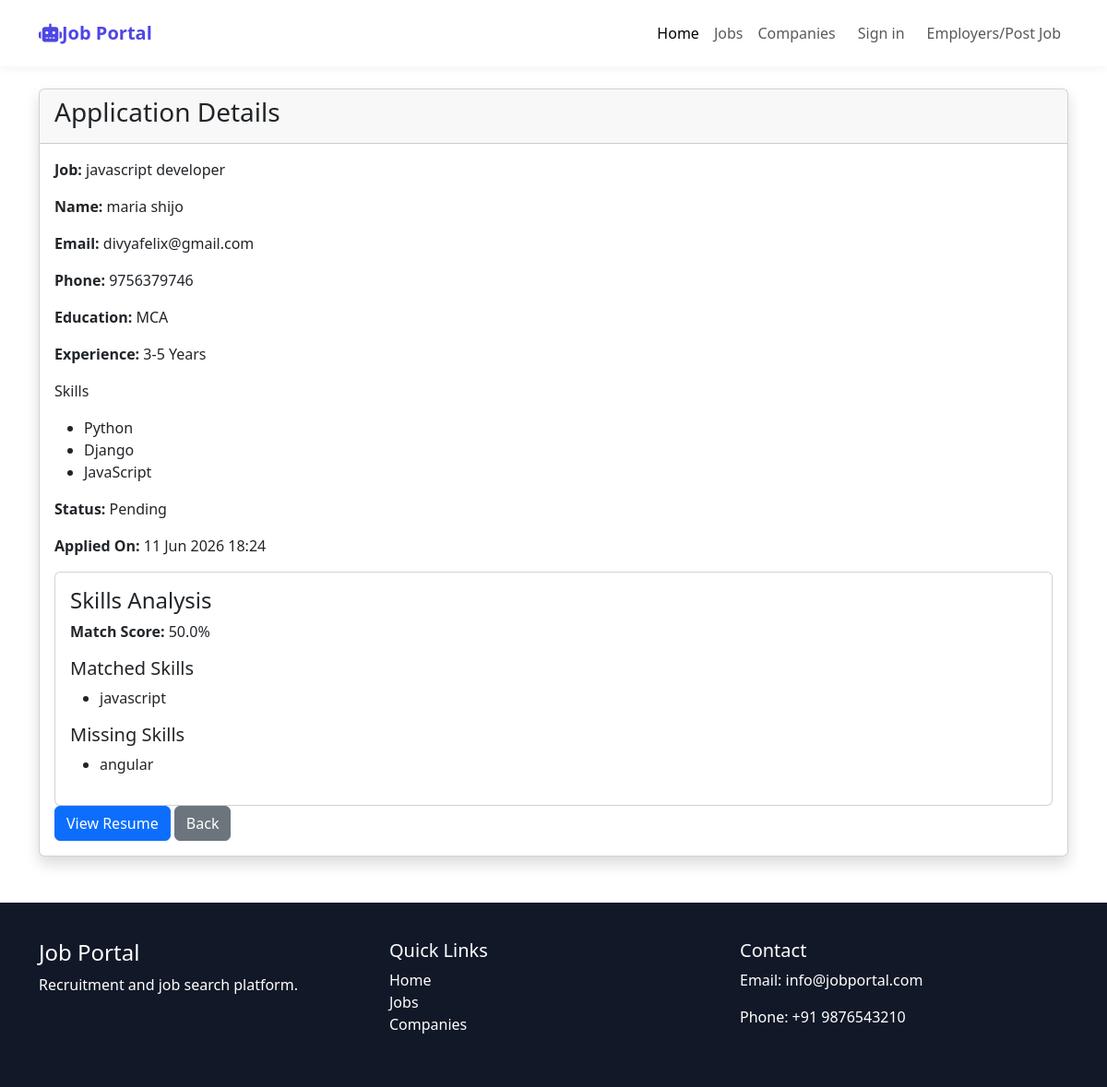
The page /jobs/application/4/ on the database as committed earlier.
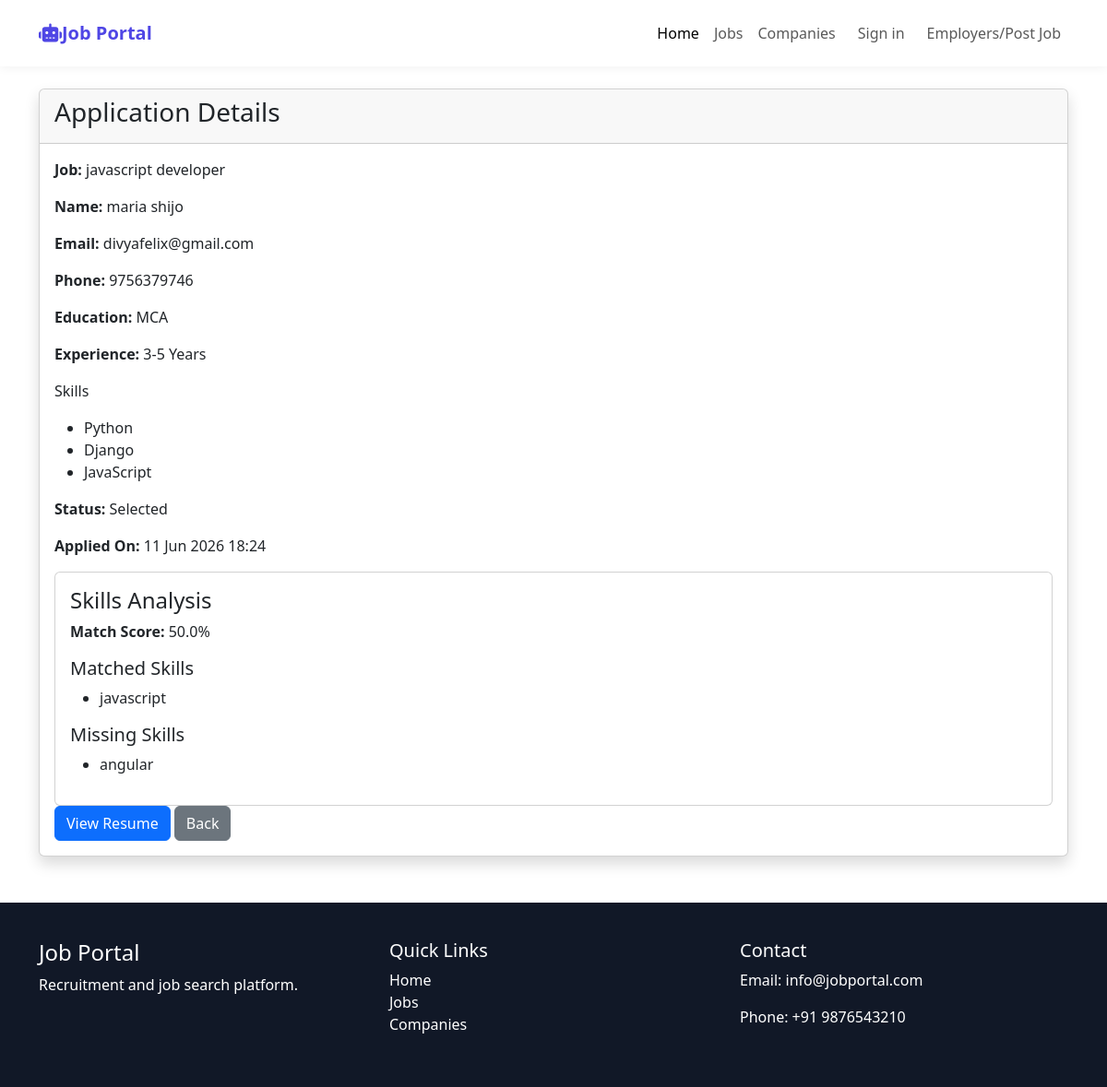
The same page on the database as committed later.
### job/models.py (models this page shows, shortened)
class JobApplication(models.Model):
    STATUS = (
        ('Applied', 'Applied'),
        ('Shortlisted', 'Shortlisted'),
        ('Rejected', 'Rejected'),
        ('Selected', 'Selected'),
    )
    job = models.ForeignKey(
        'job.Job',
        on_delete=models.CASCADE
    )
    applicant = models.ForeignKey(
        'jobseeker.JobSeeker',
        on_delete=models.CASCADE
    )
    applied_at = models.DateTimeField(
        auto_now_add=True
    )
    status = models.CharField(
        max_length=20,
        choices=STATUS,
        default='Applied'
    )

class Job(models.Model):
    JOB_TYPES = (
        ('Full Time', 'Full Time'),
        ('Part Time', 'Part Time'),
        ('Internship', 'Internship'),
        ('Remote', 'Remote'),
    )
    EXPERIENCE_CHOICES = [
        ('Fresher', 'Fresher'),
        ('0-1', '0-1 Years'),
        ('1-3', '1-3 Years'),
        ('3-5', '3-5 Years'),
        ('5-10', '5-10 Years'),
        ('10+', '10+ Years'),
    ]
    title = models.CharField(max_length=200)
    company = models.ForeignKey(
        Company,
        on_delete=models.CASCADE,
        related_name='jobs'
    )
    location = models.CharField(max_length=200)
    salary = models.DecimalField(max_digits=10, decimal_places=2, null=True, blank=True)
    job_type = models.CharField(max_length=20, choices=JOB_TYPES)
    experience = models.CharField(
            max_length=20,
            choices=EXPERIENCE_CHOICES
        )
    vacancies = models.PositiveIntegerField(default=1)
    description = models.TextField()
    category = models.ForeignKey(
        JobCategory,
        on_delete=models.CASCADE
    )
    skills = models.ManyToManyField(Skill)
    posted_date = models.DateTimeField(auto_now_add=True)
    application_deadline = models.DateField()
    is_active = models.BooleanField(default=True)
    is_featured = models.BooleanField(default=False)
    plan = models.ForeignKey(
        FeaturedPlan,
        on_delete=models.CASCADE,
        null=True,
        blank=True
    )
    featured_until = models.DateField(
        null=True,
        blank=True
    )

### jobseeker/models.py (models this page shows, shortened)
class JobSeeker(models.Model):
    user = models.OneToOneField(
        settings.AUTH_USER_MODEL,
        on_delete=models.CASCADE
    )
    phone = models.CharField(max_length=15)
    GENDER_CHOICES = [
        ('Male', 'Male'),
        ('Female', 'Female'),
        ('Other', 'Other'),
    ]
    date_of_birth = models.DateField(
        blank=True,
        null=True
    )
    gender = models.CharField(max_length=10, choices=GENDER_CHOICES,blank=True,null=True)
    address = models.TextField()
    city = models.CharField(max_length=100)
    state = models.CharField(max_length=100)
    country = models.CharField(max_length=100)
    qualification = models.CharField(max_length=100)
    experience = models.CharField(
        max_length=50,
        default='Fresher'
    )
    category = models.ForeignKey(
        JobCategory,
        on_delete=models.CASCADE
    )
    skills = models.ManyToManyField(
        'job.Skill',
        blank=True
    )
    resume = models.FileField(
        upload_to='resumes/'
    )
    linkedin = models.URLField(
        blank=True
    )
    github = models.URLField(
        blank=True
    )
    objective = models.TextField()
    created_at = models.DateTimeField(
        auto_now_add=True
    )

### accounts/models.py (models this page shows)
class User(AbstractUser):
    USER_TYPES = (
        ('company', 'Company'),
        ('jobseeker', 'Job Seeker'),
    )
    user_type = models.CharField(max_length=20, choices=USER_TYPES)

### job/views.py (the view)
# urls.py: path('application/<int:application_id>/',views.application_detail,name='application_detail'),
def application_detail(request, application_id):
    application = get_object_or_404(
        JobApplication.objects.select_related(
            'job',
            'applicant'
        ),
        id=application_id
    )
    applicant_skills = [
        skill.name.lower()
        for skill in application.applicant.skills.all()
    ]
    job_skills = [
        skill.name.lower()
        for skill in application.job.skills.all()
    ]
    matched = list(set(applicant_skills) & set(job_skills))
    missing = list(set(job_skills) - set(applicant_skills))
    score = 0
    if job_skills:
        score = round(
            len(matched) / len(job_skills) * 100,
            2
        )
    skills = application.applicant.skills.all()
    return render(request, 'job/application_detail.html', {
        'application': application,
        'score': score,
        'matched': matched,
        'missing': missing,
        'skills' : skills
    })

### templates/job/application_detail.html (shortened to what this page needs)
{% extends 'base.html' %}
{% load static %}
{%  block css %}
  <link rel="stylesheet" href="{% static 'css/style.css' %}">
  <link rel="stylesheet" href="{% static 'css/companies.css' %}">
   {% endblock %}
{% block content %}
<div class="container mt-4">
    <div class="card shadow">
        <div class="card-header">
            <h3>Application Details</h3>
        </div>
        <div class="card-body">
            <p><strong>Job:</strong> {{ application.job.title }}</p>
            <p><strong>Name:</strong>
                {{ application.applicant.user.first_name }} {{ application.applicant.user.last_name }}
            </p>
            <p><strong>Email:</strong>
                {{ application.applicant.user.email }}
            </p>
            <p><strong>Phone:</strong>
                {{ application.applicant.phone }}
            </p>
            <p><strong>Education:</strong>
                {{ application.applicant.qualification }}
            </p>
            <p><strong>Experience:</strong>
                {{ application.applicant.experience }} Years
            </p>
           <p>Skills</p>
            <ul>
                {% for skill in application.applicant.skills.all %}
                    <li>{{ skill.name }}</li>
                {% empty %}
                    <li>No skills added</li>
                {% endfor %}
            </ul>
            <p><strong>Status:</strong>
                {{ application.status }}
            </p>
            <p><strong>Applied On:</strong>
                {{ application.applied_at|date:"d M Y H:i" }}
            </p>
             {% if score is not None %}
            <div class="card mt-3">
                <div class="card-body">
                    <h4>Skills Analysis</h4>
                    <p>
                        <strong>Match Score:</strong>
                        {{ score }}%
                    </p>
                    <h5>Matched Skills</h5>
                    <ul>
                        {% for skill in matched %}
                            <li>{{ skill }}</li>
                        {% endfor %}
                    </ul>
                    <h5>Missing Skills</h5>
                    <ul>
                        {% for skill in missing %}
                            <li>{{ skill }}</li>
                        {% endfor %}
                    </ul>
                </div>
            </div>
            {% endif %}
            {% if application.applicant.resume %}
                <a href="{{ application.applicant.resume.url }}"
                   target="_blank"
                   class="btn btn-primary">
                    View Resume
                </a>
            {% endif %}
            <a href="javascript:history.back()"
               class="btn btn-secondary">
                Back
            </a>
        </div>
    </div>
</div>
{% endblock %}

Rows that differ between the two databases and show on the page:
changed JobApplication "javascript developer": status "Pending" → "Selected"
